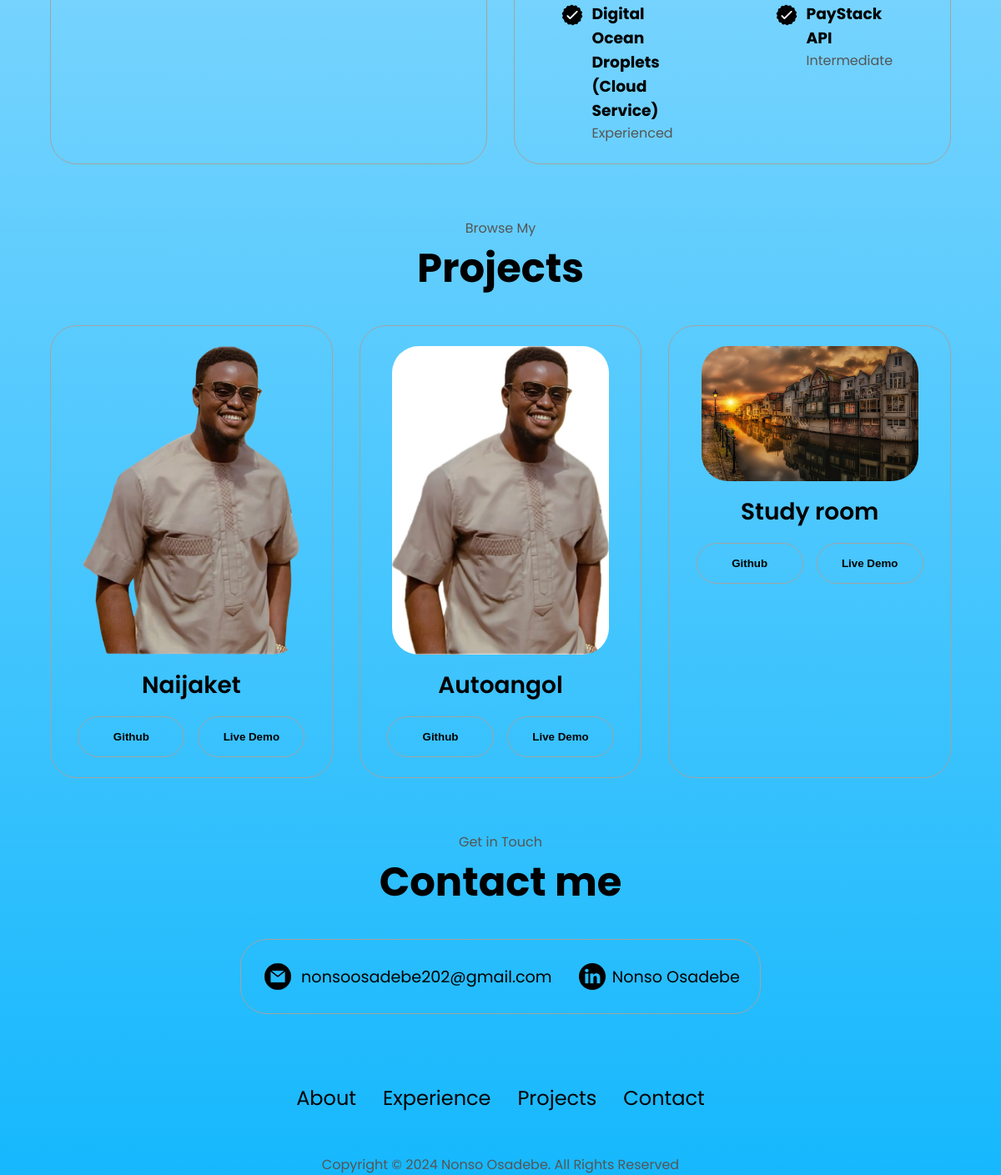
Before: / (lower part) with the older database file.
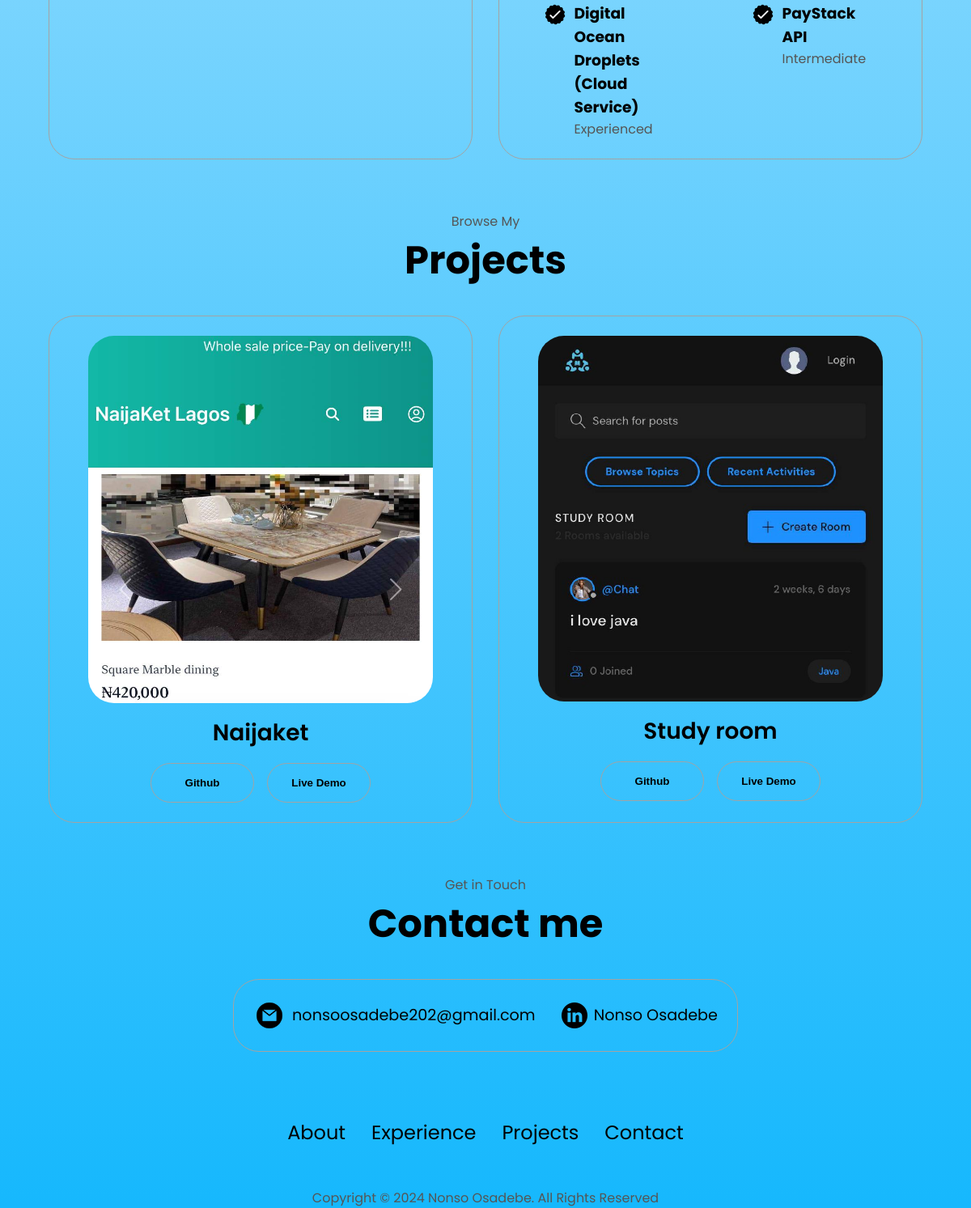
After: the same page with the newer database file.
### portfolio/models.py (models this page shows, shortened)
class Backend(models.Model):
    name = models.CharField(max_length=50)
    level = models.CharField(max_length=30, choices=LEVELS, null=True)

class Project(models.Model):
    name = models.CharField(max_length=20, null=True)
    image = models.ImageField(upload_to='media', null=True)
    git_repo = models.CharField(max_length=200,null=True)
    live_demo = models.CharField(max_length=200, null=True, blank=True)

### portfolio/views.py (the view)
# urls.py: path('', homeview, name='homeview')
def homeview(request):
    projects = Project.objects.all()
    frontends = Frontend.objects.all()
    backends= Backend.objects.all()
    return render (request, 'portfolio/home.html',  {
        'projects':projects,
        'frontends':frontends,
        'backends': backends
    })

### portfolio/templates/portfolio/home.html (shortened to what this page needs)
{% load static%} {% block content %}
<!DOCTYPE html>
<html lang="en">
  <head>
    <link rel="stylesheet" href="static/css/style.css" />
    <link rel="stylesheet" href="static/css/mediaqueries.css" />
  </head>
  <body>
    <section id="experience">
      <div class="experience-detail-container">
        <div class="about-container">
          <div class="detail-container">
          </div>
          <div class="detail-container">
            <div class="article-container">
              {% for backend in backends %}
              <article>
                <img src="./media/checkmark.png" alt="" class="icon" />
                <div>
                  <h3>{{backend.name}}</h3>
                  <p>{{backend.level}}</p>
                </div>
              </article>
              {% endfor %}
            </div>
          </div>
        </div>
      </div>
    </section>
    <section id="projects">
      <p class="section_text_p1">Browse My</p>
      <h2 class="title">Projects</h2>
      <div class="experience-detail-container">
        <div class="about-container">
          {% for project in projects %}
          <div class="detail-container color-container">
            <div class="article-container">
              <img
                src="{{project.image.url}}"
                alt="project-1"
                class="project-img"
              />
            </div>
            <h2 class="experience-sub-title project-title">
              {{ project.name}}
            </h2>
            <div class="btn-container">
              <button
                class="btn btn-color-2 project-btn"
                onclick="window.open('{{ project.git_repo }}', '_blank')"
              >
                Github
              </button>
              <button
                class="btn btn-color-2 project-btn"
                onclick="window.open('{{ project.live_demo }}', '_blank')"
              >
                Live Demo
              </button>
            </div>
          </div>
          {% endfor %}
        </div>
      </div>
    </section>
    <section id="contact">
      <p class="section_text_p1">Get in Touch</p>
      <h2 class="title">Contact me</h2>
      <div class="contact-info-upper-container">
        <div class="contact-info-container">
          <img
            src="./media/email.png"
            alt="mail"
            class="icon email-icon contact-icon"
          />
          <p>
            <a href="mailto:nonsoosadebe202@gmail.com"
              >nonsoosadebe202@gmail.com</a
            >
          </p>
        </div>
        <div class="contact-info-container">
          <img
            src="./media/linkedin.png"
            alt="linkedin"
            class="icon contact-icon"
          />
          <p>
            <a
              href="https://www.linkedin.com/in/nonso-osadebe-a58a63263?utm_source=share&utm_campaign=share_via&utm_content=profile&utm_medium=ios_app"
              >Nonso Osadebe</a
            >
          </p>
        </div>
      </div>
    </section>
  </body>
  <footer>
    <nav>
      <div class="nav-links-container">
        <ul class="nav-links">
          <li><a href="#about">About</a></li>
          <li><a href="#experience">Experience</a></li>
          <li><a href="#projects">Projects</a></li>
          <li><a href="#contact">Contact</a></li>
        </ul>
      </div>
    </nav>
    <p>Copyright &#169; 2024 Nonso Osadebe. All Rights Reserved</p>
  </footer>
</html>
{% endblock content %}

### static/css/style.css (style rules this page uses)
* { margin: 0; padding: 0; }
body { font-family: "Poppins", sans-serif; background: linear-gradient(to bottom, #f8f8ff, #16b8fd); background-attachment: fixed; }
html { scroll-behavior: smooth; }
p { color: rgb(85, 85, 85); }
a { transition: all 300ms ease; }
nav, .nav-links { display: flex; }
nav { justify-content: space-around; align-items: center; height: 17vh; }
.nav-links { gap: 2rem; list-style: none; font-size: 1.5rem; }
a { color: black; text-decoration: none; text-decoration-color: white; }
section { padding-top: 4vh; height: 96vh; margin: 0 10rem; box-sizing: border-box; min-height: fit-content; }
.section_text_p1 { text-align:center; }
.title { font-size: 3rem; text-align: center; }
.icon { cursor: pointer; height: 2rem; }
.btn-container { display: flex; justify-content: center; gap: 1rem; }
.btn { font-weight: 600; transition: all 350ms ease; padding: 1rem; width: 8rem; border-radius: 2rem; }
.btn-color-1, .btn-color-2 { border: rgb(53, 53, 53) 0.1rem solid; }
.btn-color-2 { background: none; color: black; }
.about-container { gap: 2rem; margin-bottom: 2rem; margin-top: 2rem; }
.about-container, .about-detail-container { display: flex; }
.detail-container { padding: 1.5rem; flex: 1; border-radius: 2rem; border: rgb(53, 53, 53) 0.1rem solid; border-color: rgb(163,163,163); text-align: center; }
#experience { position: relative; }
.experience-sub-title { color: rgb(85,85,85); font-weight: 600; font-size: 1.75rem; margin-bottom: 2rem; }
.experience-detail-container { display: flex; justify-content: center; flex-direction: column; }
.article-container { display: flex; text-align: initial; flex-wrap: wrap; flex-direction: row; gap: 2.5rem; justify-content: space-around; }
article { display: flex; width: 10rem; justify-content: space-around; gap: 0.5rem; }
article .icon { cursor: default; }
#projects { position: relative; }
.project-img { border-radius: 2rem; width: 90%; height: 90%; }
.project-title { margin: 1rem; color: black; }
.project-btn { color: black; border-color: rgb(163,163,163); }
#contact { display: flex; justify-content: center; flex-direction: column; height: 70vh; }
.contact-info-upper-container { display: flex; justify-content: center; border: rgb(53, 53, 53) 0.1rem solid; border-radius: 2rem; border-color: rgb(163, 163, 163); margin: 2rem auto; padding: 0.5rem; }
.contact-info-container { display: flex; align-items: center; justify-content: center; gap: 0.5rem; margin: 1rem; }
.contact-info-container p { font-size: larger; }
.contact-icon { cursor: default; }
.email-icon { height: 2.5rem; }
footer { height: 2rem; margin: 0 1rem; }
footer p { text-align: center; }

### static/css/mediaqueries.css (style rules this page uses)
@media screen and (max-width: 1400px) { .about-container { flex-wrap: wrap; } }
@media screen and (max-width: 1400px) { #contact, #projects { height: fit-content; } }
@media screen and (max-width: 1200px) { #experience, .experience-detail-container { margin-top: 2rem; } }
@media screen and (max-width: 1200px) { section, .section-container { height: fit-content; } }
@media screen and (max-width: 1200px) { section { margin: 0 5%; } }
@media screen and (max-width: 1200px) { .about-container { margin-top: 0; } }

Changed rows visible on the page:
removed Project: image (picture), name "Autoangol"
changed Project "Naijaket": image: a different picture
changed Project "Study room": image: a different picture
